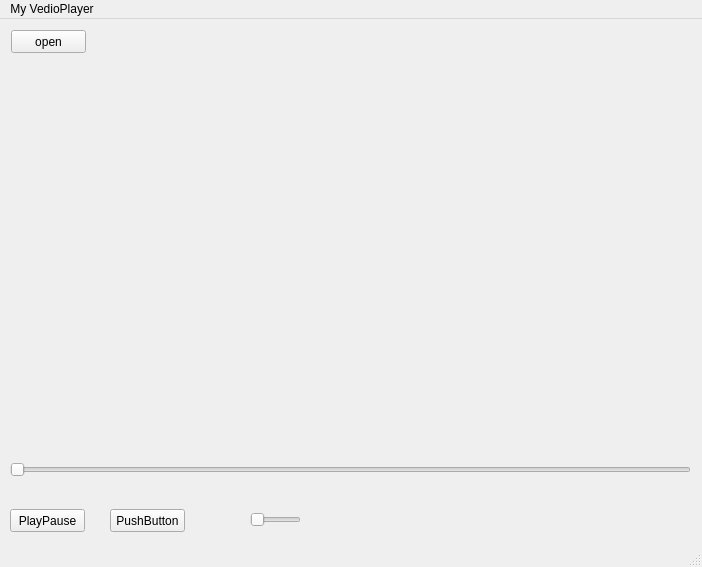
<?xml version="1.0" encoding="UTF-8"?>
<ui version="4.0">
 <class>videoPlayer</class>
 <widget class="QMainWindow" name="videoPlayer">
  <property name="geometry">
   <rect>
    <x>0</x>
    <y>0</y>
    <width>702</width>
    <height>567</height>
   </rect>
  </property>
  <property name="windowTitle">
   <string>MainWindow</string>
  </property>
  <widget class="QWidget" name="centralwidget">
   <widget class="QPushButton" name="openButton">
    <property name="geometry">
     <rect>
      <x>11</x>
      <y>11</y>
      <width>75</width>
      <height>23</height>
     </rect>
    </property>
    <property name="text">
     <string>open</string>
    </property>
   </widget>
   <widget class="QSlider" name="ProgressSlider">
    <property name="geometry">
     <rect>
      <x>10</x>
      <y>440</y>
      <width>681</width>
      <height>22</height>
     </rect>
    </property>
    <property name="orientation">
     <enum>Qt::Horizontal</enum>
    </property>
   </widget>
   <widget class="QPushButton" name="pushButton">
    <property name="geometry">
     <rect>
      <x>110</x>
      <y>490</y>
      <width>75</width>
      <height>23</height>
     </rect>
    </property>
    <property name="text">
     <string>PushButton</string>
    </property>
   </widget>
   <widget class="QPushButton" name="PlayPause">
    <property name="geometry">
     <rect>
      <x>10</x>
      <y>490</y>
      <width>75</width>
      <height>23</height>
     </rect>
    </property>
    <property name="text">
     <string>PlayPause</string>
    </property>
   </widget>
   <widget class="QSlider" name="volumeSlider">
    <property name="geometry">
     <rect>
      <x>250</x>
      <y>490</y>
      <width>51</width>
      <height>22</height>
     </rect>
    </property>
    <property name="orientation">
     <enum>Qt::Horizontal</enum>
    </property>
   </widget>
   <widget class="OpenGLVideoWidget" name="VedioWidget" native="true">
    <property name="geometry">
     <rect>
      <x>10</x>
      <y>60</y>
      <width>681</width>
      <height>371</height>
     </rect>
    </property>
   </widget>
  </widget>
  <widget class="QMenuBar" name="menubar">
   <property name="geometry">
    <rect>
     <x>0</x>
     <y>0</y>
     <width>702</width>
     <height>21</height>
    </rect>
   </property>
   <widget class="QMenu" name="menunew">
    <property name="title">
     <string>My VedioPlayer</string>
    </property>
   </widget>
   <addaction name="menunew"/>
  </widget>
  <widget class="QStatusBar" name="statusbar"/>
 </widget>
 <customwidgets>
  <customwidget>
   <class>OpenGLVideoWidget</class>
   <extends>QWidget</extends>
   <header location="global">OpenGLVideoWidget.h</header>
   <container>1</container>
  </customwidget>
 </customwidgets>
 <resources/>
 <connections/>
</ui>
